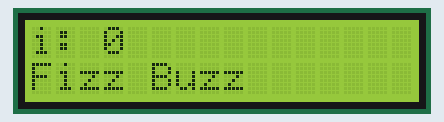
This program was run on a simulated ATmega328P, built with avr-gcc and emulated at 1 MHz (the files do not name the chip). Shown: 16×2 character LCD. Wiring (inferred from the names in the program): character LCD (HD44780): RS PD4; E PD5; data PD0, PD1, PD2, PD3.

Above: at 0.1 s.
At 5.2 s:
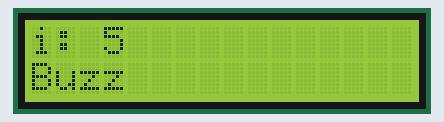
At 10.2 s:
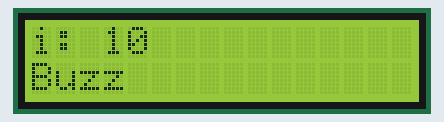
At 18.3 s:
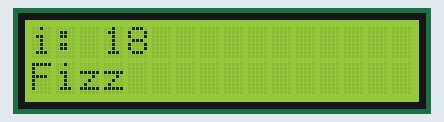
At 28.5 s:
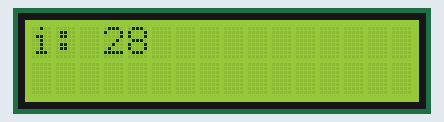
At 38.6 s:
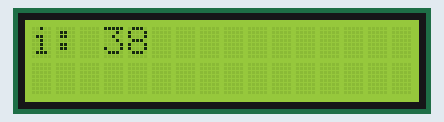

Measured:
- what the display in image 0 shows lasts 1.0 s, from 0.1 s to 1.1 s

The program:

main.c
```c
#define F_CPU 1000000UL

#include <avr/io.h>
#include "hd44780.h"

int main(void)
{
  lcd_init();

  int i = 0;
  char text[16];

  while(1)
  {
    lcd_clear();
    lcd_home();

    sprintf(text, "i: %d", i);
    lcd_text(text);

    lcd_move(0, 1);

    if (i % 3 == 0 && i % 5 == 0) {
        lcd_text("Fizz Buzz");
    } else if (i % 3 == 0) {
        lcd_text("Fizz");
    } else if (i % 5 == 0) {
        lcd_text("Buzz");
    }

    _delay_ms(1000);
    i++;
  }
}
```

hd44780.c
```c
#include "hd44780.h"

void lcd_init()
{
    // set outputs
    LCD_DDR |= LCD_RS;
    LCD_DDR |= LCD_E;
    LCD_DDR |= LCD_D4;
    LCD_DDR |= LCD_D5;
    LCD_DDR |= LCD_D6;
    LCD_DDR |= LCD_D7;
    _delay_ms(16);

    // set RS and E to 0
    LCD_PORT &= ~LCD_RS;
    LCD_PORT &= ~LCD_E;

    // init sequence
    for(int i = 0; i < 3; i++) {
        lcd_write_nibble(LCD_INIT);
        _delay_ms(5);
    }

    // set 4-bit mode
    lcd_write_nibble(0x02);
    _delay_ms(5);


    lcd_command(LCD_FUNCTION_SET | LCD_4BIT_MODE | LCD_FONT_5X8 | LCD_TWO_LINE);
    lcd_command(LCD_DISPLAY_SET | LCD_CURSOR_OFF | LCD_BLINK_OFF);
    lcd_command(LCD_CLEAR);
    _delay_ms(5);
    lcd_command(LCD_DISPLAY_SET | LCD_DISPLAY_ON);
    lcd_command(LCD_HOME);
    _delay_ms(5);
}

void lcd_command(unsigned char command)
{
    LCD_PORT &= ~LCD_RS;
    lcd_write_nibble(command >> 4);
    lcd_write_nibble(command);
    _delay_us(50);
}

void lcd_write(unsigned char data)
{
    LCD_PORT |= LCD_RS;
    lcd_write_nibble(data >> 4);
    lcd_write_nibble(data);
    _delay_us(50);
}

void lcd_home()
{
    lcd_command(LCD_HOME);
    _delay_ms(5);
}

void lcd_clear()
{
    lcd_command(LCD_CLEAR);
    _delay_ms(5);
}

void lcd_move(unsigned char col, unsigned char row)
{
    lcd_command(LCD_DDRAM_SET | (0x40 * row) + col);
}

void lcd_text(char *text)
{
    while(*text) {
        lcd_write(*text++);
    }
}

void lcd_write_nibble(unsigned char nibble)
{
    LCD_PORT |= LCD_E;

    if (nibble & 0x01)
        LCD_PORT |= LCD_D4;
    else
        LCD_PORT &= ~LCD_D4;

    if (nibble & 0x02)
        LCD_PORT |= LCD_D5;
    else
        LCD_PORT &= ~LCD_D5;

    if (nibble & 0x04)
        LCD_PORT |= LCD_D6;
    else
        LCD_PORT &= ~LCD_D6;

    if (nibble & 0x08)
        LCD_PORT |= LCD_D7;
    else
        LCD_PORT &= ~LCD_D7;

    LCD_PORT &= ~LCD_E;
}
```

hd44780.h
```c
#include <avr/io.h>
#include <util/delay.h>

#define LCD_DDR         DDRD
#define LCD_PORT        PORTD

#define LCD_RS			(1 << PD4)
#define LCD_E			(1 << PD5)
#define LCD_D4			(1 << PD0)
#define LCD_D5			(1 << PD1)
#define LCD_D6			(1 << PD2)
#define LCD_D7			(1 << PD3)

#define LCD_INIT         0x30

#define LCD_FUNCTION_SET 0x20
#define LCD_DISPLAY_SET  0x08

#define LCD_4BIT_MODE    0x02
#define LCD_FONT_5X8     0x00
#define LCD_TWO_LINE     0x08
#define LCD_CLEAR		 0x01
#define LCD_HOME		 0x02

#define LCD_DISPLAY_ON   0x04
#define LCD_DISPLAY_OFF  0x00
#define LCD_CURSOR_OFF   0x00
#define LCD_BLINK_OFF    0x00

#define LCD_ENTRY_MODE   0x04
#define LCD_DDRAM_SET    0x80

void lcd_init();
void lcd_command(unsigned char command);
void lcd_write(unsigned char data);
void lcd_clear();
void lcd_home();
void lcd_move(unsigned char col, unsigned char row);
void lcd_text(char *text);
```
